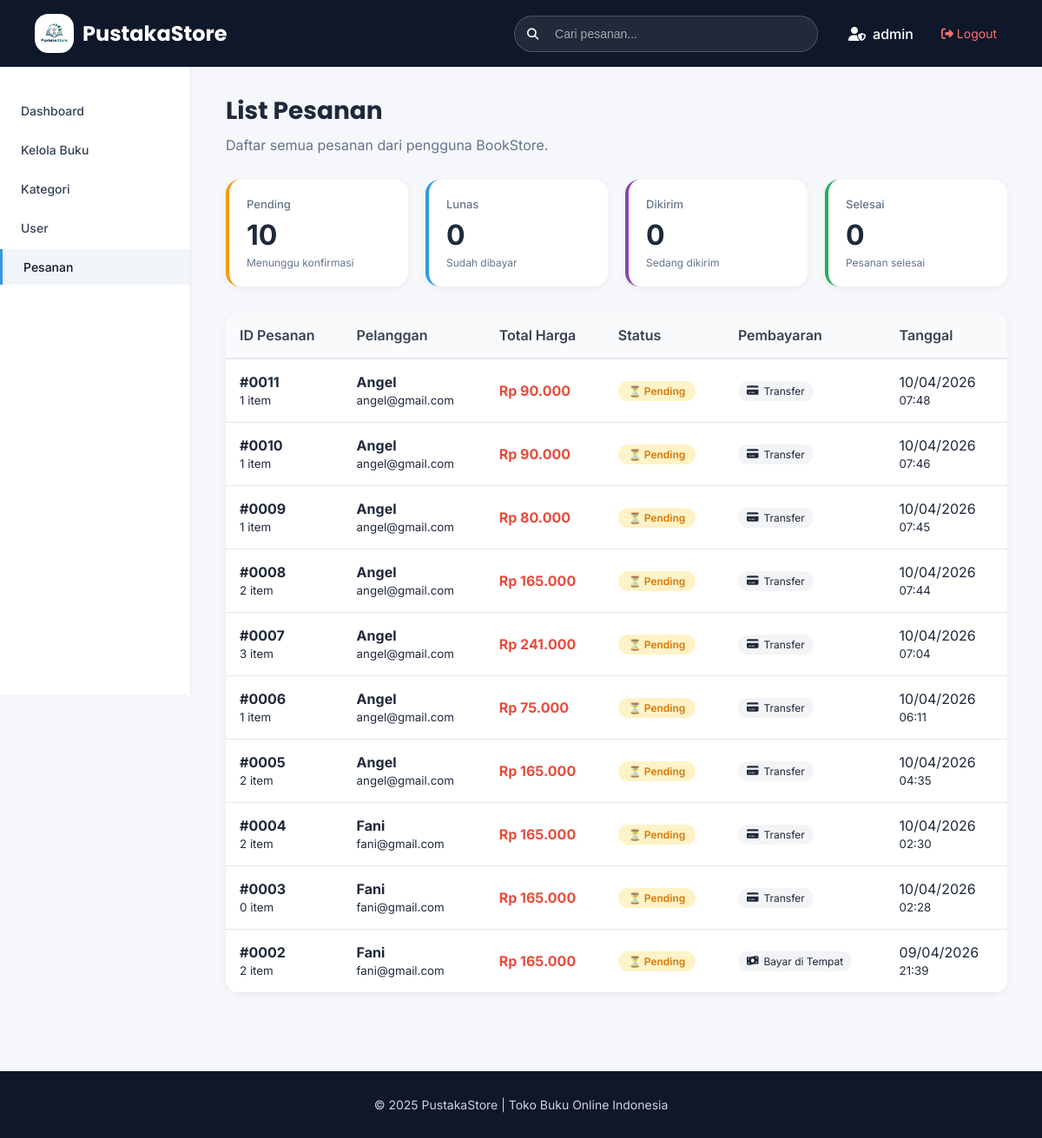
The page /admin/kelola_pesanan.php (signed in) on the database its author committed.
### tables this page shows
CREATE TABLE `pesanan` (
  `id` int(11) NOT NULL,
  `id_user` int(11) DEFAULT NULL,
  `total_harga` int(11) DEFAULT NULL,
  `metode_pembayaran` varchar(50) DEFAULT NULL,
  `status` varchar(50) DEFAULT 'Pending',
  `alamat_pengiriman` text DEFAULT NULL,
  `no_hp` varchar(20) DEFAULT NULL,
  `gambar_bukti` varchar(255) DEFAULT NULL,
  `tanggal` timestamp NOT NULL DEFAULT current_timestamp()
);

CREATE TABLE `users` (
  `id` int(11) NOT NULL,
  `username` varchar(50) NOT NULL,
  `email` varchar(100) NOT NULL,
  `password` varchar(32) NOT NULL,
  `role` enum('admin','user') DEFAULT 'user',
  `created_at` timestamp NOT NULL DEFAULT current_timestamp(),
  `updated_at` timestamp NOT NULL DEFAULT current_timestamp() ON UPDATE current_timestamp()
);

### admin/kelola_pesanan.php (the view, shortened to what this page needs)
<?php
include '../config/koneksi.php';
$pending_count = $koneksi->query("SELECT COUNT(*) as total FROM pesanan WHERE status='pending'")->fetch_assoc()['total'] ?? 0;
$lunas_count = $koneksi->query("SELECT COUNT(*) as total FROM pesanan WHERE status='lunas'")->fetch_assoc()['total'] ?? 0;
$dikirim_count = $koneksi->query("SELECT COUNT(*) as total FROM pesanan WHERE status='dikirim'")->fetch_assoc()['total'] ?? 0;
$selesai_count = $koneksi->query("SELECT COUNT(*) as total FROM pesanan WHERE status='selesai'")->fetch_assoc()['total'] ?? 0;
$search = isset($_GET['search']) ? mysqli_real_escape_string($koneksi, $_GET['search']) : '';
if($search) {
    $pesanan = $koneksi->query("SELECT p.*, u.username, u.email FROM pesanan p JOIN users u ON p.id_user = u.id WHERE u.username LIKE '%$search%' OR p.id LIKE '%$search%' ORDER BY p.id DESC");
} else {
    $pesanan = $koneksi->query("SELECT p.*, u.username, u.email FROM pesanan p JOIN users u ON p.id_user = u.id ORDER BY p.id DESC");
}
$nama_admin = $_SESSION['username'] ?? 'Admin';
?>
<!DOCTYPE html>
<html lang="id">
<head>
    <link rel="stylesheet" href="https://cdnjs.cloudflare.com/ajax/libs/font-awesome/6.5.1/css/all.min.css">
</head>
<body>
<div class="header">
    <div class="container header-content">
        <div class="logo">
            <div class="logo-circle">
                <img src="../assets/css/images/logo_buku.png" alt="Logo">
            </div>
            <h2> PustakaStore</h2>
        </div>
        <div class="search-wrapper">
            <form method="GET">
                <button type="submit"><i class="fas fa-search"></i></button>
                <input type="text" name="search" placeholder="Cari pesanan..." value="<?= htmlspecialchars($search) ?>">
            </form>
        </div>
        <div class="admin-info">
            <div class="admin-name">
                <i class="fas fa-user-shield"></i>
                <?= htmlspecialchars($nama_admin) ?>
            </div>
            <a href="../logout.php" class="logout-link">
                <i class="fas fa-sign-out-alt"></i> Logout
            </a>
        </div>
    </div>
</div>
<div class="wrapper">
    <div class="sidebar">
        <a href="dashboard.php">Dashboard</a>
        <a href="kelola_buku.php">Kelola Buku</a>
        <a href="kelola_kategori.php">Kategori</a>
        <a href="kelola_user.php">User</a>
        <a href="kelola_pesanan.php" class="active">Pesanan</a>
    </div>
    <div class="content">
        <h2>List Pesanan</h2>
        <p>Daftar semua pesanan dari pengguna BookStore.</p>
        <div class="stats-grid">
            <div class="stat-card pending">
                <h3>Pending</h3>
                <div class="number"><?= number_format($pending_count) ?></div>
                <div class="label">Menunggu konfirmasi</div>
            </div>
            <div class="stat-card lunas">
                <h3>Lunas</h3>
                <div class="number"><?= number_format($lunas_count) ?></div>
                <div class="label">Sudah dibayar</div>
            </div>
            <div class="stat-card dikirim">
                <h3>Dikirim</h3>
                <div class="number"><?= number_format($dikirim_count) ?></div>
                <div class="label">Sedang dikirim</div>
            </div>
            <div class="stat-card selesai">
                <h3>Selesai</h3>
                <div class="number"><?= number_format($selesai_count) ?></div>
                <div class="label">Pesanan selesai</div>
            </div>
        </div>
        <div class="table-container">
            <table class="table">
                <thead>
                    <tr>
                        <th>ID Pesanan</th>
                        <th>Pelanggan</th>
                        <th>Total Harga</th>
                        <th>Status</th>
                        <th>Pembayaran</th>
                        <th>Tanggal</th>
                    </tr>
                </thead>
                <tbody>
                    <?php if($pesanan && $pesanan->num_rows > 0): ?>
                        <?php while($row = $pesanan->fetch_assoc()):
                            $items_count = $koneksi->query("SELECT SUM(jumlah) as total FROM detail_pesanan WHERE id_pesanan = {$row['id']}")->fetch_assoc()['total'] ?? 0;
                        ?>
                        <tr>
                            <td>
                                <strong>#<?= str_pad($row['id'], 4, '0', STR_PAD_LEFT) ?></strong>
                                <br><small><?= $items_count ?> item</small>
                            </td>
                            <td>
                                <strong><?= htmlspecialchars($row['username']) ?></strong>
                                <br><small><?= htmlspecialchars($row['email']) ?></small>
                            </td>
                            <td>
                                <strong style="color: #e74c3c;">Rp <?= number_format($row['total_harga'], 0, ',', '.') ?></strong>
                            </td>
                            <td>
                                <span class="status-badge status-<?= $row['status'] ?>">
                                    <?php
                                    switch($row['status']){
                                        case 'pending': echo '⏳ Pending'; break;
                                    }
                                    ?>
                                </span>
                            </td>
                            <td>
                                <span class="payment-method">
                                    <?php if($row['metode_pembayaran'] == 'bayar_ditempat'): ?>
                                        <i class="fas fa-money-bill-wave"></i> Bayar di Tempat
                                    <?php else: ?>
                                        <i class="fas fa-credit-card"></i> Transfer
                                    <?php endif; ?>
                                </span>
                            </td>
                            <td>
                                <div><?= date('d/m/Y', strtotime($row['tanggal'])) ?></div>
                                <small><?= date('H:i', strtotime($row['tanggal'])) ?></small>
                            </td>
                        </tr>
                        <?php endwhile; ?>
                    <?php endif; ?>
                </tbody>
            </table>
        </div>
    </div>
</div>
<div class="footer">
    <div class="container">
        <div class="footer-bottom">
            <p>&copy; 2025 PustakaStore | Toko Buku Online Indonesia</p>
        </div>
    </div>
</div>
</body>
</html>

### admin/kelola_pesanan.php (style rules this page uses)
* { margin: 0; padding: 0; box-sizing: border-box; }
body { font-family: 'Inter', sans-serif; background: #f5f7fb; color: #1e293b; }
.header { background: #0f172a; padding: 16px 0; position: sticky; top: 0; z-index: 100; }
.container { max-width: 1280px; margin: auto; padding: 0 40px; }
.header-content { display: flex; align-items: center; gap: 20px; }
.logo { display: flex; align-items: center; gap: 10px; color: white; }
.logo .logo-circle { width: 45px; height: 45px; background: white; border-radius: 35%; display: flex; align-items: center; justify-content: center; }
.logo-circle img { width: 65px; height: 65px; object-fit: contain; }
.logo h2 { font-family: 'Poppins', sans-serif; font-size: 24px; font-weight: 700; color: white; }
.search-wrapper { flex: 1; max-width: 350px; margin-left: auto; }
.search-wrapper form { display: flex; position: relative; }
.search-wrapper input { width: 100%; padding: 12px 18px 12px 46px; border-radius: 999px; border: 1px solid rgba(255,255,255,0.2); background: rgba(255,255,255,0.08); color: white; font-size: 14px; }
.search-wrapper input::placeholder { color: rgba(255,255,255,0.6); }
.search-wrapper button { position: absolute; left: 15px; top: 50%; transform: translateY(-50%); border: none; background: none; color: white; cursor: pointer; }
.admin-info { display: flex; align-items: center; gap: 20px; color: white; margin-left: 15px; }
.admin-name { font-weight: 500; display: flex; align-items: center; gap: 8px; }
.logout-link { color: #f87171; text-decoration: none; font-size: 14px; padding: 6px 12px; border-radius: 8px; transition: background 0.3s; }
.wrapper { display: flex; min-height: 100vh; }
.sidebar { width: 220px; background: white; padding: 30px 0; position: sticky; top: 77px; height: calc(100vh - 77px); overflow-y: auto; border-right: 1px solid #e5e7eb; }
.sidebar a { display: block; padding: 12px 24px; text-decoration: none; color: #334155; margin-bottom: 4px; font-weight: 500; transition: all 0.3s ease; font-size: 14px; }
.sidebar a.active { background: #f1f5f9; color: #0f172a; border-left: 3px solid #3498db; }
.content { flex: 1; padding: 30px 40px; }
.content h2 { font-family: 'Poppins', sans-serif; font-size: 28px; font-weight: 700; color: #1e293b; margin-bottom: 8px; }
.content > p { color: #64748b; margin-bottom: 30px; }
.stats-grid { display: grid; grid-template-columns: repeat(4, 1fr); gap: 20px; margin-bottom: 30px; }
.stat-card { background: white; padding: 20px; border-radius: 16px; box-shadow: 0 2px 8px rgba(0,0,0,0.05); border-left: 4px solid; transition: transform 0.2s ease; }
.stat-card.pending { border-left-color: #f39c12; }
.stat-card.lunas { border-left-color: #3498db; }
.stat-card.dikirim { border-left-color: #8e44ad; }
.stat-card.selesai { border-left-color: #27ae60; }
.stat-card h3 { font-size: 13px; font-weight: 500; color: #64748b; margin-bottom: 8px; }
.stat-card .number { font-size: 32px; font-weight: 700; color: #1e293b; }
.stat-card .label { font-size: 12px; color: #64748b; margin-top: 5px; }
.table-container { overflow-x: auto; background: white; border-radius: 16px; box-shadow: 0 2px 8px rgba(0,0,0,0.05); }
.table { width: 100%; border-collapse: collapse; }
.table th { background: #f8fafc; padding: 16px; text-align: left; font-weight: 600; color: #374151; border-bottom: 2px solid #e5e7eb; }
.table td { padding: 16px; border-bottom: 1px solid #e5e7eb; vertical-align: middle; }
.status-badge { padding: 4px 12px; border-radius: 20px; font-size: 12px; font-weight: 600; display: inline-flex; align-items: center; gap: 5px; }
.status-pending { background: #fef3c7; color: #d97706; }
.payment-method { display: inline-flex; align-items: center; gap: 6px; padding: 4px 10px; background: #f3f4f6; border-radius: 20px; font-size: 12px; }
.footer { background: #0f172a; color: #cbd5e1; padding: 30px 0; margin-top: 60px; }
.footer-bottom { text-align: center; font-size: 14px; }

### rows shown on the page
pesanan: id "0011", items_count "1", users.username "Angel", users.email "angel@gmail.com", total_harga "90.000", status "⏳ Pending", metode_pembayaran "Transfer", tanggal "10/04/2026", tanggal "07:48"
pesanan: id "0010", items_count "1", users.username "Angel", users.email "angel@gmail.com", total_harga "90.000", status "⏳ Pending", metode_pembayaran "Transfer", tanggal "10/04/2026", tanggal "07:46"
pesanan: id "0009", items_count "1", users.username "Angel", users.email "angel@gmail.com", total_harga "80.000", status "⏳ Pending", metode_pembayaran "Transfer", tanggal "10/04/2026", tanggal "07:45"
pesanan: id "0008", items_count "2", users.username "Angel", users.email "angel@gmail.com", total_harga "165.000", status "⏳ Pending", metode_pembayaran "Transfer", tanggal "10/04/2026", tanggal "07:44"
pesanan: id "0007", items_count "3", users.username "Angel", users.email "angel@gmail.com", total_harga "241.000", status "⏳ Pending", metode_pembayaran "Transfer", tanggal "10/04/2026", tanggal "07:04"
pesanan: id "0006", items_count "1", users.username "Angel", users.email "angel@gmail.com", total_harga "75.000", status "⏳ Pending", metode_pembayaran "Transfer", tanggal "10/04/2026", tanggal "06:11"
pesanan: id "0005", items_count "2", users.username "Angel", users.email "angel@gmail.com", total_harga "165.000", status "⏳ Pending", metode_pembayaran "Transfer", tanggal "10/04/2026", tanggal "04:35"
pesanan: id "0004", items_count "2", users.username "Fani", users.email "fani@gmail.com", total_harga "165.000", status "⏳ Pending", metode_pembayaran "Transfer", tanggal "10/04/2026", tanggal "02:30"
pesanan: id "0003", items_count "0", users.username "Fani", users.email "fani@gmail.com", total_harga "165.000", status "⏳ Pending", metode_pembayaran "Transfer", tanggal "10/04/2026", tanggal "02:28"
pesanan: id "0002", id "2", users.username "Fani", users.email "fani@gmail.com", total_harga "165.000", status "⏳ Pending", metode_pembayaran "bayar_ditempat" (drawn), tanggal "09/04/2026", tanggal "21:39"

### other values the page prints
$nama_admin "admin"
$pending_count "10"
$lunas_count "0"
$dikirim_count "0"
$selesai_count "0"
